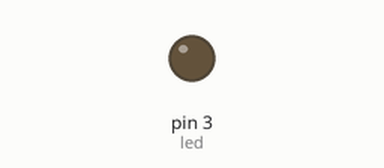
This sketch was run on a simulated Arduino Uno, built with avr-gcc and run on an emulated ATmega328P. Shown: output pins drawn as LEDs (lit = HIGH).

Above: at 0.15 s.
Timing chart, 0 to 1.6 s (numbered marks = the images above):
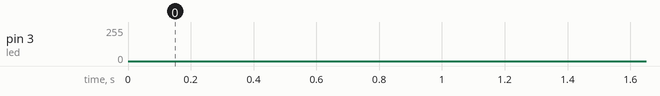

The sketch:

sketch_3c.ino
```cpp
/*
	Variare l'intensità luminosa di un LED a intervalli di tempo.
*/

const int led = 3, ledSpeed = 5;
void setup ()
{
	pinMode(led, OUTPUT);	// impostiamo come out
}

void loop ()
{
	for(int i=0; i<255; i++)
	{
		analogWrite(led, i);
		delay(ledSpeed);
	}

	for(int i=255; i>0; i--)
	{
		analogWrite(led, i);
		delay(ledSpeed);
	}
}
```
